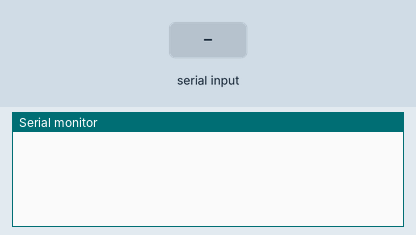
This sketch was run on a simulated Arduino Uno, built with avr-gcc and run on an emulated ATmega328P. Shown: the last lines printed to the serial monitor. The test bench sets the inputs (shaded band).

Above: at 1.2 s.
1.3 s: "90,45\n" received over Serial
At 2.5 s:
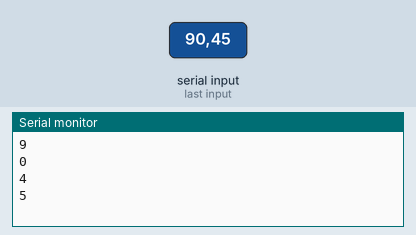
2.8 s: "30,150\n" received over Serial
At 4.0 s:
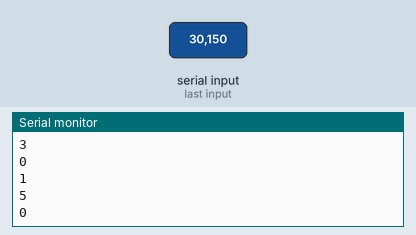
Timing chart, 0 to 5.8 s (numbered marks = the images above; inputs shaded):
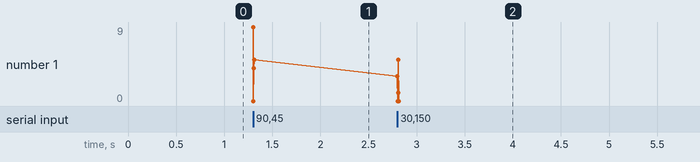

The sketch:

sample.ino
```cpp
int incomingByte;  // incoming data

void setup() {
  Serial.begin(9600); // initialization

}

void loop() {

  if (Serial.available() > 0) {  // if the data came
    incomingByte = Serial.read()-48; // read byte

    switch(incomingByte)
    {
      case 0:
        Serial.println(incomingByte);
        break;

      case 1:
        Serial.println(incomingByte);
        break;

      case 2:
        Serial.println(incomingByte);
        break;

      case 3:
        Serial.println(incomingByte);
        break;

      case 4:
        Serial.println(incomingByte);
        break;

      case 5:
        Serial.println(incomingByte);
        break;

      case 6:
        Serial.println(incomingByte);
        break;

      case 7:
        Serial.println(incomingByte);
        break;

      case 8:
        Serial.println(incomingByte);
        break;

      case 9:
        Serial.println(incomingByte);
        break;
    }
  }
}
```

Measured:
- after the input at 1.3 s, the serial monitor: prints a new line at once (image 1)
- after the input at 2.8 s, the serial monitor: prints a new line at once (image 2)
